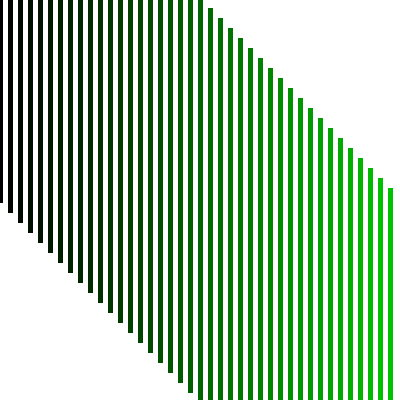
Frame 1 (no input)
Frame 60 (the mouse pressed at the canvas centre just before this capture): identical to frame 1, image omitted
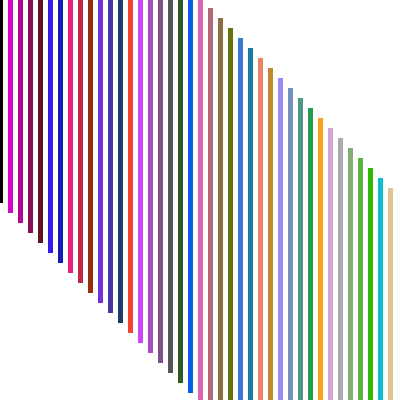
Frame 120 (the mouse held since frame 60 and released just before this capture)

The Processing sketch that drew these frames (run headless with seeded random() and noise(); from frame 60 on, the mouse is pressed at the canvas centre):

// Processing sketch: processing_53280
// ── processing_53280.pde

//Homework 8
//Tyler Porten (tporten) copyright 2012


void setup()
{
  size(400, 400);
  rectMode(CENTER);
  
  
  
}

void draw()
{
  float x = 0, y = 0, w = 0;
  background(255);
  
  while(y < height)
  {
    stroke(((mouseX)*x%255), (.5*x%255), ((mouseX)*.1*x%255));
   noFill();
   strokeWeight(5 + w);
    if (keyCode == UP){
   w = w + 1;
 }
 else if (keyCode == DOWN){
   w = w - 1;
   if (w <= 0){
     w = 0;
   }
 }
   rect(x, y, 0, height);
    x = x + 10;
    y = y + 10;
  }

  
}
